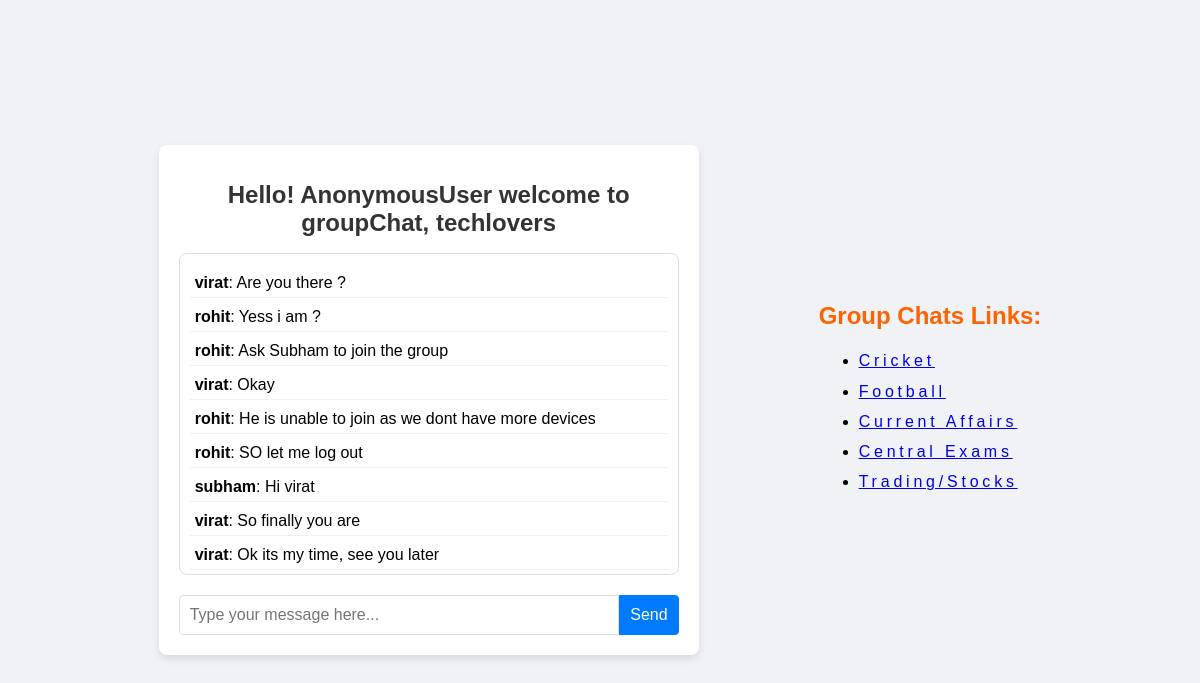
Page /techlovers/ on the committed database.
### chat/models.py (models this page shows, shortened)
class Group(models.Model):
    name=models.CharField(max_length=300)

class Chat(models.Model):
    user=models.CharField(max_length=50,default='Unknown')
    content=models.CharField(max_length=10000)
    timestamp=models.DateTimeField(auto_now=True)
    group=models.ForeignKey('Group',on_delete=models.CASCADE)

### chat/views.py (the view)
# urls.py: path('<str:group_name>/',views.groupchat,name="group-chat"),
def groupchat(request,group_name):
    group, created = Group.objects.get_or_create(name=group_name)
    chats = Chat.objects.filter(group=group) if not created else []
    context={
        'viewname':'groupchat',
        'groupname':group_name,
        'chats':chats,
    }
    return render(request,"chatpage.html",context)

### templates/chatpage.html (shortened to what this page needs)
<!DOCTYPE html>
<html lang="en">
<head>
</head>
<body>
    <div class="container">
        {% if viewname == 'chatPage' %}
        <h1>Hello, Welcome to my chat site! {{request.user}}</h1>
        {% elif viewname == 'groupchat' %}
        <h1>Hello! {{request.user}} welcome to groupChat, {{groupname}}</h1>
        {% endif %}
        <div class="chat__item__container" id="id_chat_item_container">
            {% for chat in chats %}
            <div class="chat__item"><strong>{{chat.user}}</strong>: {{ chat.content }}</div>
            {% endfor %}
        </div>
        <div class="input-container">
            <input type="text" id="id_message_send_input" placeholder="Type your message here..." />
            <button type="submit" id="id_message_send_button">Send</button>
        </div>
    </div>
    <div class="container2">
        <h1 style="color: rgb(255, 98, 0); font-family: Arial, sans-serif; text-align: center;">Group Chats Links:</h1>
        <ul style="letter-spacing: 0.1cm; line-height: 0.8cm;">
            <li><a href="/cricket/">Cricket</a></li>
            <li><a href="/football/">Football</a></li>
            <li><a href="/current_affairs/">Current Affairs</a></li>
            <li><a href="/central_exams/">Central Exams</a></li>
            <li><a href="/trading_stocks/">Trading/Stocks</a></li>
        </ul>
    </div>
</body>
</html>

### templates/chatpage.html (style rules this page uses)
body { font-family: Arial, sans-serif; background-color: #f0f2f5; margin: 0; padding: 0; display: flex; justify-content: center; align-items: center; height: 100vh; }
.container { background: #fff; border-radius: 8px; box-shadow: 0 4px 8px rgba(0, 0, 0, 0.1); padding: 20px; max-width: 500px; width: 100%; }
.container2 { margin-left: 10%; }
h1 { color: #333; text-align: center; font-size: 24px; }
.chat__item__container { border: 1px solid #ddd; border-radius: 8px; padding: 10px; max-height: 300px; overflow-y: auto; margin-bottom: 20px; }
.chat__item__container div { padding: 5px; margin: 5px 0; border-bottom: 1px solid #f0f0f0; }
.input-container { display: flex; }
.input-container input { flex: 1; padding: 10px; border: 1px solid #ddd; border-radius: 4px 0 0 4px; font-size: 16px; }
.input-container button { padding: 10px; border: 1px solid #007BFF; background: #007BFF; color: #fff; border-radius: 0 4px 4px 0; cursor: pointer; font-size: 16px; }

### rows in the picture
Group: name "techlovers"
Chat: user "virat", content "Are you there ?"
Chat: user "rohit", content "Yess i am ?"
Chat: user "rohit", content "Ask Subham to join the group"
Chat: user "virat", content "Okay"
Chat: user "rohit", content "He is unable to join as we dont have more devices"
Chat: user "rohit", content "SO let me log out"
Chat: user "subham", content "Hi virat"
Chat: user "virat", content "So finally you are"
Chat: user "virat", content "Ok its my time, see you later"

### other values in the picture
{{ request.user }} "AnonymousUser"
